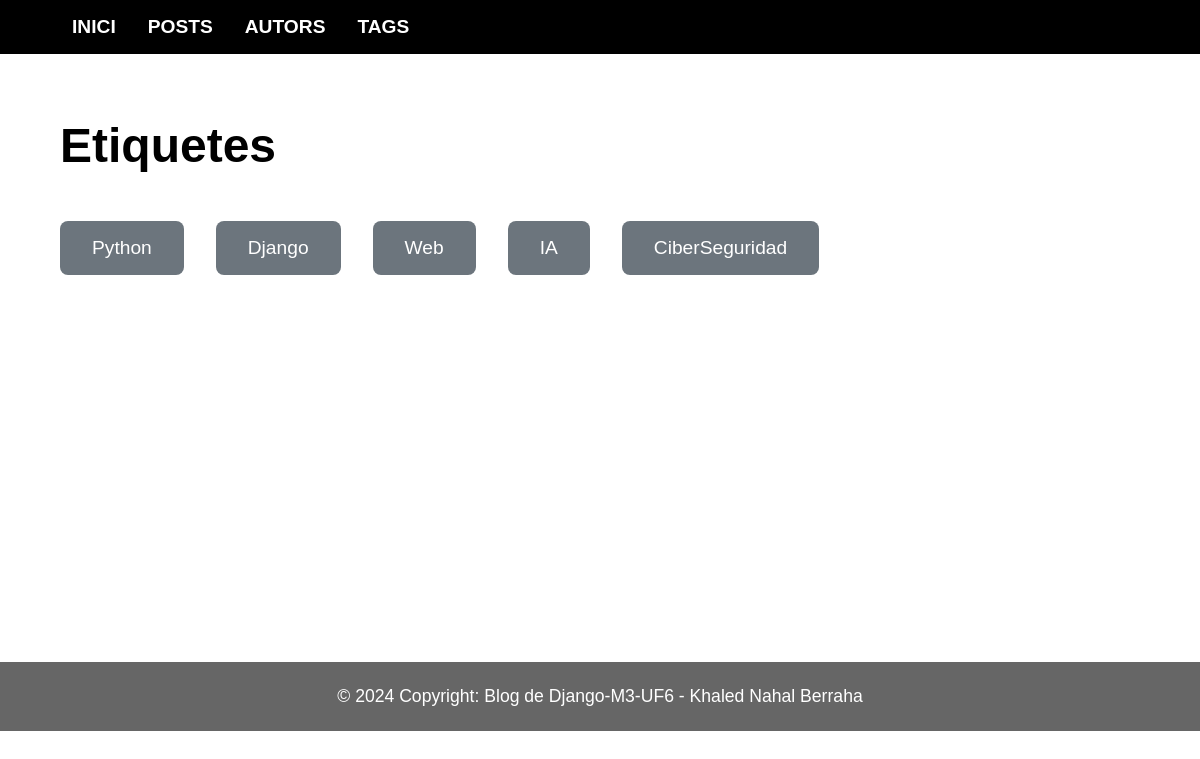
The app's page /tags, older data.
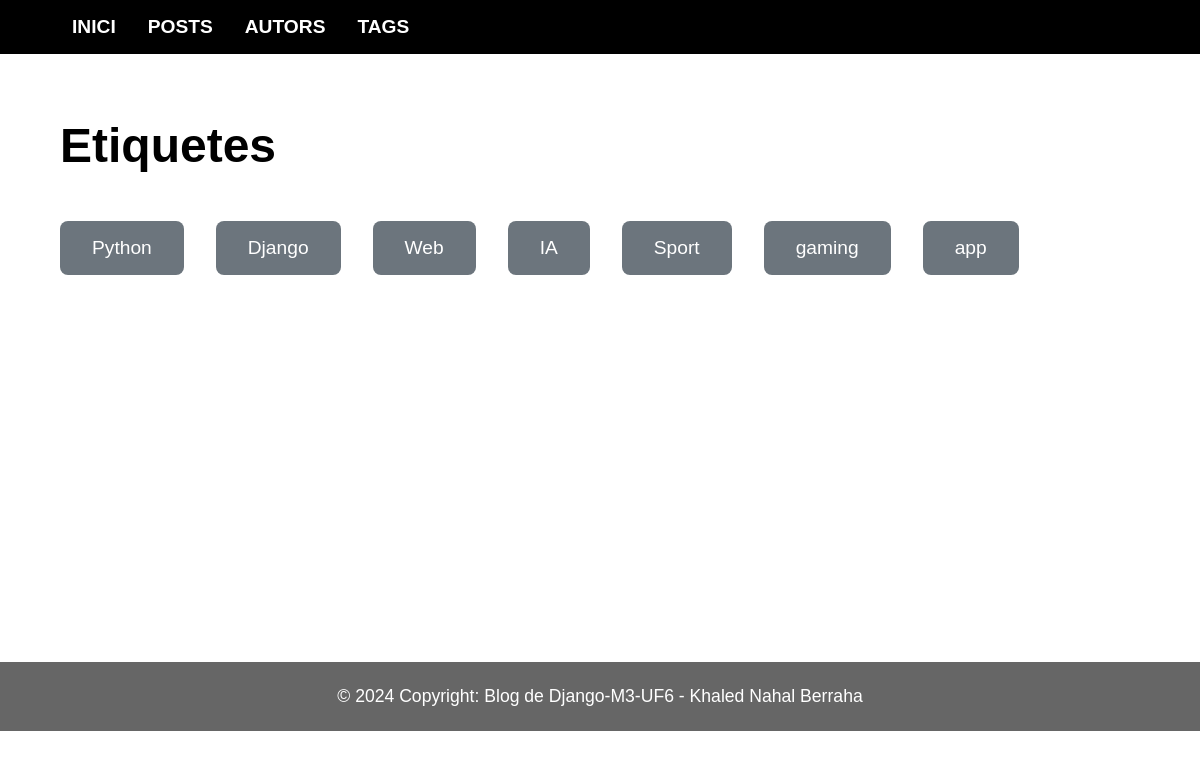
The same page, newer data.
### blog/models.py (models this page shows, shortened)
class Tag(models.Model):
    caption = models.CharField(max_length=20)

### blog/views.py (the view)
# urls.py: path('tags', views.tags, name='tags-page'),
def tags(request):
    all_tags = Tag.objects.all()
    return render(request, "blog/tags.html", {
        "tags": all_tags
    })

### blog/templates/blog/tags.html (shortened to what this page needs)
{% extends "blog/base.html" %}
{% block content %}
<section id="tags-page">
    <h1>Etiquetes</h1>
    <div class="tags-container">
        {% for tag in tags %}
            <a
                href="{% url 'tag-posts-page' tag.caption %}"
                class="tag"
            >
                {{ tag.caption }}
            </a>
        {% endfor %}
    </div>
</section>
{% endblock %}

Row changes from the older to the newer data that the page shows:
changed Tag: caption "CiberSeguridad" → "Sport"
added Tag: caption "gaming"
added Tag: caption "app"
